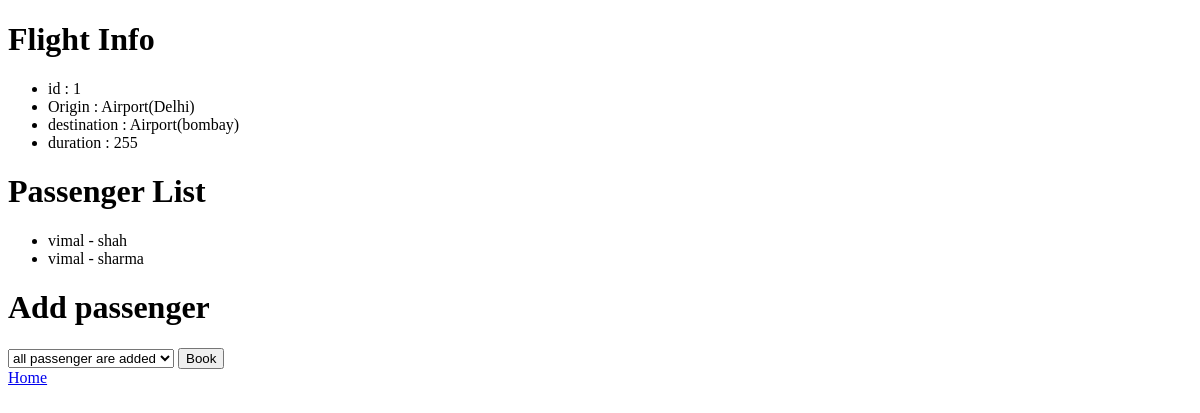
The app's page /airline/detail/1, older data.
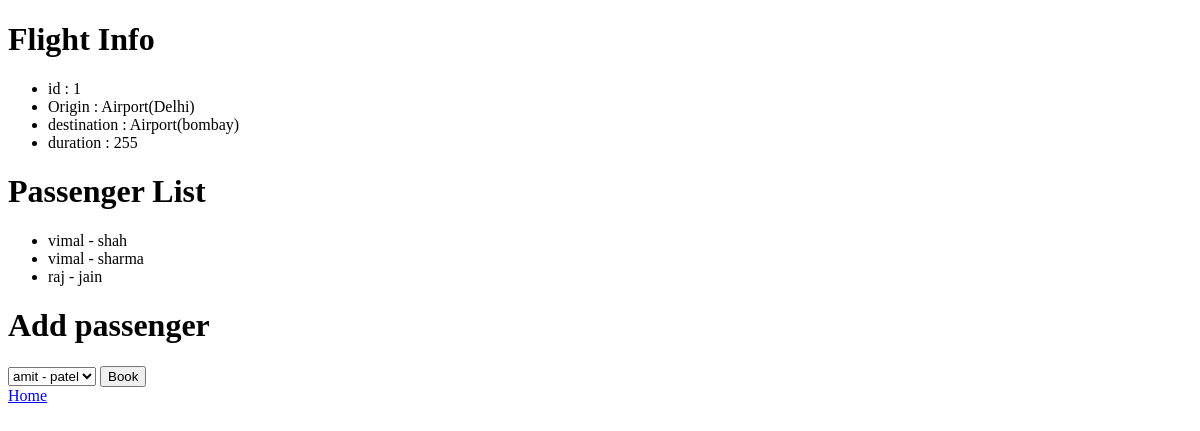
The same page, newer data.
### airline/models.py (models this page shows)
class passenger(models.Model):
    first_name=models.CharField(max_length=45)
    last_name=models.CharField(max_length=45)
    flights=models.ManyToManyField(flight,related_name="passenger",blank=True)
    def __str__(self):
        return f"{self.first_name} - {self.last_name}"

### airline/views.py (the view)
# urls.py: path("detail/<int:flight_id>",views.flight_details,name="flight_details"),
def flight_details(request,flight_id):
    flight_info=flight.objects.get(id=flight_id)
    return render(request,"airline/details.html",{
        "flight_info":flight_info,
        "Passenger_list":flight_info.passenger.all(),
        "Non_passenger_list":passenger.objects.exclude(flights=flight_info).all()
    })

### airline/models.py (called while the page is built)
    def __str__(self):
        return f"Airport({self.city})"

### airline/templates/airline/details.html (shortened to what this page needs)
<!DOCTYPE html>
<html lang="en">
<head>
</head>
<body>
    <h1> Flight Info</h1>
    <ul>
        <li>
            id : {{ flight_info.id }}
        </li>
         <li>   Origin : {{ flight_info.origin }}
         </li>
          <li>destination : {{ flight_info.destination }}
          </li>
          <li>duration : {{ flight_info.duration }}
        </li>
    </ul>
    <h1> Passenger List </h1>
    <ul>
        {% for passenger in Passenger_list %}
            <li> {{ passenger }}</li>
            {% empty %}
            <li>  passenger is not added </li>
        {% endfor %}
    </ul>
    <h1> Add passenger</h1>
    <form action="{% url 'book' flight_info.id %}" method="post" >
        <select name="passenger" id="">
            {% for passenger in Non_passenger_list %}
                <option value="{{ passenger.id }}"> {{ passenger }}</option>
             {% empty %}
                <option value="#">all passenger are added</option>
            {% endfor %}
        </select>
        <input type="submit" value="Book">
    </form>
 <a href="{% url 'home' %}"> Home </a>
</body>
</html>

Row changes from the older to the newer data that the page shows:
added passenger: first_name+last_name "raj - jain"
Text that changed along with them:
form field passenger: "all passenger are added" → "amit - patel"
